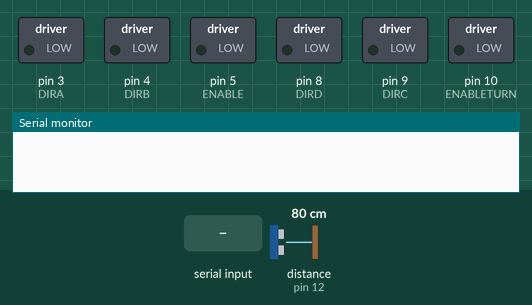
A sketch run on a simulated Arduino Uno, built with avr-gcc and run on an emulated ATmega328P. Parts: switched loads named in the sketch (green lamp = pin HIGH), the last lines printed to the serial monitor. The inputs (shaded band) are chosen by the test bench; at power-on: distance to the obstacle (sensor on pin 12) 80 cm. The echo pulse lasts 58.3 µs per cm.

Above: at 1.2 s.
1.3 s: "1" received over Serial
At 2.2 s:
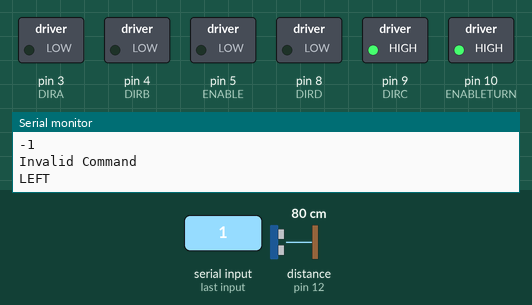
3.1 s: "0" received over Serial
At 3.27 s:
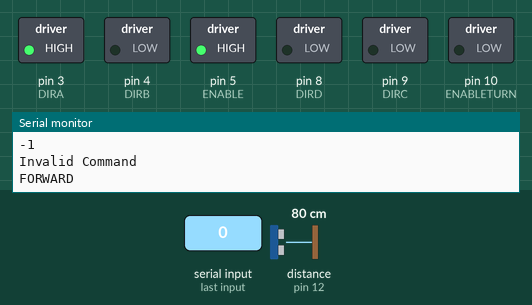
4.8 s: "2" received over Serial
At 6.1 s:
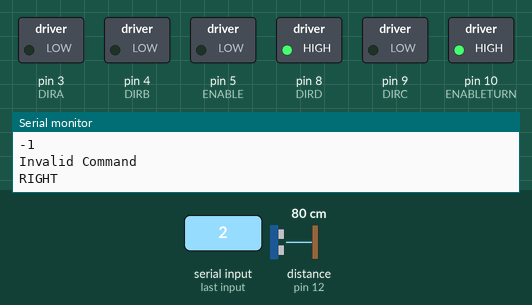
Timing chart, 0 to 7.8 s (numbered marks = the images above; inputs shaded):
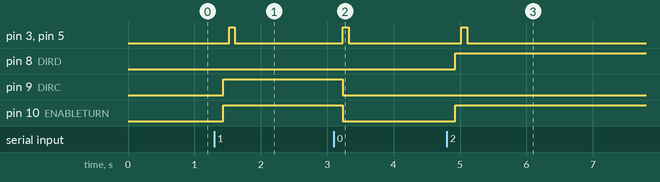

Measured:
- after the input at 1.3 s, pin 3 (DIRA), pin 5 (ENABLE): LOW → HIGH after 0.22 s, → LOW 0.09 s later; pin 9 (DIRC), pin 10 (ENABLETURN): LOW → HIGH after 0.13 s
- after the input at 3.1 s, pin 3 (DIRA), pin 5 (ENABLE): LOW → HIGH after 0.13 s, → LOW 0.09 s later; pin 9 (DIRC), pin 10 (ENABLETURN): HIGH → LOW after 0.13 s
- after the input at 4.8 s, pin 3 (DIRA), pin 5 (ENABLE): LOW → HIGH after 0.22 s, → LOW 0.09 s later; pin 8 (DIRD), pin 10 (ENABLETURN): LOW → HIGH after 0.13 s

The sketch:

client1b.ino
```cpp
//Ultrasonic Sensor Setup
#include <SR04.h>
#define TRIG_PIN 12
#define ECHO_PIN 13

//Forward Motors
#define ENABLE 5 //pwm
#define DIRA 3 //1/0
#define DIRB 4 //0/1

//Turn Motors
#define ENABLETURN 10 //pwm turn
#define DIRC 9 //1/0
#define DIRD 8 //0/1

//Ultrasonic sensor declarations
long distance;
SR04 sr04 = SR04(ECHO_PIN, TRIG_PIN);

//Recieving Bytes
int incomingByteFirst;
int incomingByteSecond;
int incomingByteThird;

void setup() {
  //Runs once
  Serial.begin(115200);
  pinMode(ENABLE, OUTPUT);
  pinMode(DIRA, OUTPUT);
  pinMode(DIRB, OUTPUT);
  pinMode(ENABLETURN, OUTPUT);
  pinMode(DIRC, OUTPUT);
  pinMode(DIRD, OUTPUT);
  pinMode(TRIG_PIN, OUTPUT);
  pinMode(ECHO_PIN, INPUT);
}

void loop() {

  if (Serial.available() > 0){
    //Read the bytes
    incomingByteFirst = Serial.read();
    delay(50);
    incomingByteSecond = Serial.read();
    delay(50);
    incomingByteThird = Serial.read();

    //Print recieved bytes
    Serial.println(incomingByteFirst);
    Serial.println(incomingByteSecond);
    Serial.println(incomingByteThird);

    if (incomingByteFirst == -1 or incomingByteSecond == -1 or incomingByteThird == -1){
      //Invalid Command - Three Commands not recieved
      Serial.println("Invalid Command");
    }

    //Get Distance
    distance = sr04.Distance();

    if (distance <= 15){
      //Do Nothing if distance is 20cm or less
      Serial.println(distance);
      Serial.println("Stopping...");
    }
    else if (incomingByteThird == 84){
      //STOP SIGN DETECTED DO NOTHING
      Serial.println("STOP DETECTED - DO NOTHING");
    }
    else if (incomingByteSecond == 82) {
      //RED LIGHT DETECTED STAY STILL
      Serial.println("RED LIGHT DETECTED - STOPPING VEHICLE");
    }
    else if (incomingByteFirst == 48){
      //If the first byte = 0 (ASCII DEC: 48) - Drive forward
      Serial.println("FORWARD");
      analogForward();
    }
    else if (incomingByteFirst == 49){
      //If the first byte = 1 (ASCII DEC: 49) - Drive Left
      Serial.println("LEFT");
      analogLeft();
    }
    else if (incomingByteFirst == 50){
      //If the first byte = 2 (ASCII DEC: 50) - Drive Right
      Serial.println("RIGHT");
      analogRight();
    }
  }
}
/*
  if (Serial.available() > 0){
    //Read the bytes
    incomingByteFirst = Serial.read();
    delay(50);
    incomingByteSecond = Serial.read();
    delay(50);
    incomingByteThird = Serial.read();

    //Print recieved bytes
    Serial.println(incomingByteFirst);
    Serial.println(incomingByteSecond);
    Serial.println(incomingByteThird);

    //Invalid Command - Three Commands not recieved
    if (incomingByteFirst == -1 or incomingByteSecond == -1 or incomingByteThird == -1){
      Serial.println("Invalid Command");
    }

    if (incomingByteFirst == 48){
      //If the first byte = 0 (ASCII DEC: 48) - Drive forward
      Serial.println("FORWARD");
      analogForward();
    }

    if (incomingByteFirst == 50){
      //If the first byte = 2 (ASCII DEC: 50) - Drive Right
      Serial.println("RIGHT");
      analogRight();
    }

    if (incomingByteFirst == 49){
      //If the first byte = 1 (ASCII DEC: 49) - Drive Left
      Serial.println("LEFT");
      analogLeft();
    }
  }
}
*/
void analogForward() {
  //Enable for 90ms - Then stop
  digitalWrite(ENABLETURN, LOW);
  digitalWrite(DIRC, LOW);
  digitalWrite(DIRD, LOW);
  digitalWrite(ENABLE, HIGH);
  digitalWrite(DIRA, HIGH);
  digitalWrite(DIRB, LOW);
  delay(90);
  digitalWrite(ENABLE, LOW);
  digitalWrite(DIRA, LOW);
  digitalWrite(DIRB, LOW);
}

void turnForward() {
  //Enable for 90ms - Then stop
  digitalWrite(ENABLE, HIGH);
  digitalWrite(DIRA, HIGH);
  digitalWrite(DIRB, LOW);
  delay(90);
  digitalWrite(ENABLE, LOW);
  digitalWrite(DIRA, LOW);
  digitalWrite(DIRB, LOW);
}

void analogRight() {
  //Drive Left - approx time 90ms
  digitalWrite(ENABLETURN, HIGH);
  digitalWrite(DIRC, LOW);
  digitalWrite(DIRD, HIGH);
  delay(90);
  turnForward();
}

void analogLeft() {
  //Drive Right - approx time 50ms
  digitalWrite(ENABLETURN, HIGH);
  digitalWrite(DIRC, HIGH);
  digitalWrite(DIRD, LOW);
  delay(90);
  turnForward();
}
```
